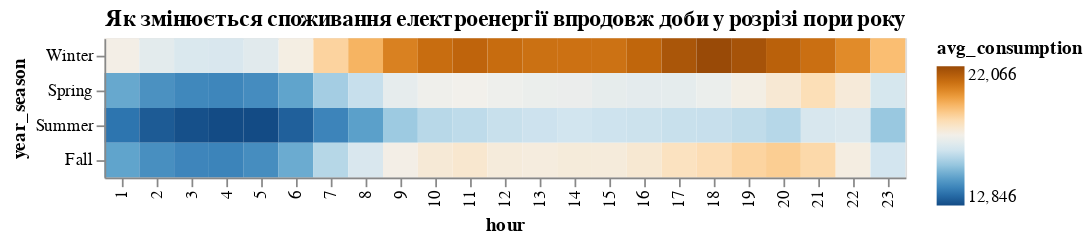

Write notebook code for a chart like this one.
### Code cell
alt.Chart(df_consumption_by_seasons).transform_filter(alt.FieldRangePredicate(field='hour', range=[1, 24])).mark_rect().encode(
    x = alt.X('hour:O'),
    y = alt.Y('year_season:N', sort = alt.Sort(order = 'descending')),
    color = alt.Color('avg_consumption:Q', scale = alt.Scale(scheme = 'blueorange'))
).properties(title="Як змінюється споживання електроенергії впродовж доби у розрізі пори року")

### Figure 1 — Vega-Lite specification as saved in the notebook (floating-point values rounded to 4 significant figures)
{"config": {"view": {"continuousWidth": 400, "continuousHeight": 300}}, "data": {"name": "data-efc9b56abc6f93d79c44b56a90819332"}, "mark": "rect", "encoding": {"color": {"type": "quantitative", "field": "avg_consumption", "scale": {"scheme": "blueorange"}}, "x": {"type": "ordinal", "field": "hour"}, "y": {"type": "nominal", "field": "year_season", "sort": {"order": "descending"}}}, "title": "Як змінюється споживання електроенергії впродовж доби у розрізі пори року", "transform": [{"filter": {"field": "hour", "range": [1, 24]}}], "$schema": "https://vega.github.io/schema/vega-lite/v4.8.1.json", "datasets": {"data-efc9b56abc6f93d79c44b56a90819332": [{"year_season": "Winter", "hour": 1, "avg_consumption": 17547}, {"year_season": "Spring", "hour": 1, "avg_consumption": 14835}, {"year_season": "Summer", "hour": 1, "avg_consumption": 13697}, {"year_season": "Fall", "hour": 1, "avg_consumption": 14731}, {"year_season": "Winter", "hour": 2, "avg_consumption": 17015}, {"year_season": "Spring", "hour": 2, "avg_consumption": 14325}, {"year_season": "Summer", "hour": 2, "avg_consumption": 13172}, {"year_season": "Fall", "hour": 2, "avg_consumption": 14262}, {"year_season": "Winter", "hour": 3, "avg_consumption": 16776}, {"year_season": "Spring", "hour": 3, "avg_consumption": 14117}, {"year_season": "Summer", "hour": 3, "avg_consumption": 12945}, {"year_season": "Fall", "hour": 3, "avg_consumption": 14063}, {"year_season": "Winter", "hour": 4, "avg_consumption": 16727}, {"year_season": "Spring", "hour": 4, "avg_consumption": 14073}, {"year_season": "Summer", "hour": 4, "avg_consumption": 12846}, {"year_season": "Fall", "hour": 4, "avg_consumption": 14027}, {"year_season": "Winter", "hour": 5, "avg_consumption": 16961}, {"year_season": "Spring", "hour": 5, "avg_consumption": 14218}, {"year_season": "Summer", "hour": 5, "avg_consumption": 12855}, {"year_season": "Fall", "hour": 5, "avg_consumption": 14237}, {"year_season": "Winter", "hour": 6, "avg_consumption": 17599}, {"year_season": "Spring", "hour": 6, "avg_consumption": 14735}, {"year_season": "Summer", "hour": 6, "avg_consumption": 13286}, {"year_season": "Fall", "hour": 6, "avg_consumption": 14889}, {"year_season": "Winter", "hour": 7, "avg_consumption": 18736}, {"year_season": "Spring", "hour": 7, "avg_consumption": 15730}, {"year_season": "Summer", "hour": 7, "avg_consumption": 14039}, {"year_season": "Fall", "hour": 7, "avg_consumption": 16039}, {"year_season": "Winter", "hour": 8, "avg_consumption": 19540}, {"year_season": "Spring", "hour": 8, "avg_consumption": 16341}, {"year_season": "Summer", "hour": 8, "avg_consumption": 14647}, {"year_season": "Fall", "hour": 8, "avg_consumption": 16736}, {"year_season": "Winter", "hour": 9, "avg_consumption": 20608}, {"year_season": "Spring", "hour": 9, "avg_consumption": 17100}, {"year_season": "Summer", "hour": 9, "avg_consumption": 15611}, {"year_season": "Fall", "hour": 9, "avg_consumption": 17548}, {"year_season": "Winter", "hour": 10, "avg_consumption": 21065}, {"year_season": "Spring", "hour": 10, "avg_consumption": 17364}, {"year_season": "Summer", "hour": 10, "avg_consumption": 16077}, {"year_season": "Fall", "hour": 10, "avg_consumption": 17845}, {"year_season": "Winter", "hour": 11, "avg_consumption": 21279}, {"year_season": "Spring", "hour": 11, "avg_consumption": 17444}, {"year_season": "Summer", "hour": 11, "avg_consumption": 16181}, {"year_season": "Fall", "hour": 11, "avg_consumption": 17974}, {"year_season": "Winter", "hour": 12, "avg_consumption": 21082}, {"year_season": "Spring", "hour": 12, "avg_consumption": 17340}, {"year_season": "Summer", "hour": 12, "avg_consumption": 16367}, {"year_season": "Fall", "hour": 12, "avg_consumption": 17756}, {"year_season": "Winter", "hour": 13, "avg_consumption": 20977}, {"year_season": "Spring", "hour": 13, "avg_consumption": 17262}, {"year_season": "Summer", "hour": 13, "avg_consumption": 16440}, {"year_season": "Fall", "hour": 13, "avg_consumption": 17702}, {"year_season": "Winter", "hour": 14, "avg_consumption": 20971}, {"year_season": "Spring", "hour": 14, "avg_consumption": 17245}, {"year_season": "Summer", "hour": 14, "avg_consumption": 16536}, {"year_season": "Fall", "hour": 14, "avg_consumption": 17771}, {"year_season": "Winter", "hour": 15, "avg_consumption": 20951}, {"year_season": "Spring", "hour": 15, "avg_consumption": 17122}, {"year_season": "Summer", "hour": 15, "avg_consumption": 16466}, {"year_season": "Fall", "hour": 15, "avg_consumption": 17761}, {"year_season": "Winter", "hour": 16, "avg_consumption": 21243}, {"year_season": "Spring", "hour": 16, "avg_consumption": 17066}, {"year_season": "Summer", "hour": 16, "avg_consumption": 16421}, {"year_season": "Fall", "hour": 16, "avg_consumption": 17919}, {"year_season": "Winter", "hour": 17, "avg_consumption": 21710}, {"year_season": "Spring", "hour": 17, "avg_consumption": 17094}, {"year_season": "Summer", "hour": 17, "avg_consumption": 16365}, {"year_season": "Fall", "hour": 17, "avg_consumption": 18259}, {"year_season": "Winter", "hour": 18, "avg_consumption": 22066}, {"year_season": "Spring", "hour": 18, "avg_consumption": 17266}, {"year_season": "Summer", "hour": 18, "avg_consumption": 16334}, {"year_season": "Fall", "hour": 18, "avg_consumption": 18449}, {"year_season": "Winter", "hour": 19, "avg_consumption": 21799}, {"year_season": "Spring", "hour": 19, "avg_consumption": 17589}, {"year_season": "Summer", "hour": 19, "avg_consumption": 16225}, {"year_season": "Fall", "hour": 19, "avg_consumption": 18726}, {"year_season": "Winter", "hour": 20, "avg_consumption": 21383}, {"year_season": "Spring", "hour": 20, "avg_consumption": 17916}, {"year_season": "Summer", "hour": 20, "avg_consumption": 16049}, {"year_season": "Fall", "hour": 20, "avg_consumption": 18891}, {"year_season": "Winter", "hour": 21, "avg_consumption": 21013}, {"year_season": "Spring", "hour": 21, "avg_consumption": 18412}, {"year_season": "Summer", "hour": 21, "avg_consumption": 16697}, {"year_season": "Fall", "hour": 21, "avg_consumption": 18584}, {"year_season": "Winter", "hour": 22, "avg_consumption": 20396}, {"year_season": "Spring", "hour": 22, "avg_consumption": 17787}, {"year_season": "Summer", "hour": 22, "avg_consumption": 16806}, {"year_season": "Fall", "hour": 22, "avg_consumption": 17647}, {"year_season": "Winter", "hour": 23, "avg_consumption": 19331}, {"year_season": "Spring", "hour": 23, "avg_consumption": 16660}, {"year_season": "Summer", "hour": 23, "avg_consumption": 15559}, {"year_season": "Fall", "hour": 23, "avg_consumption": 16560}]}}
